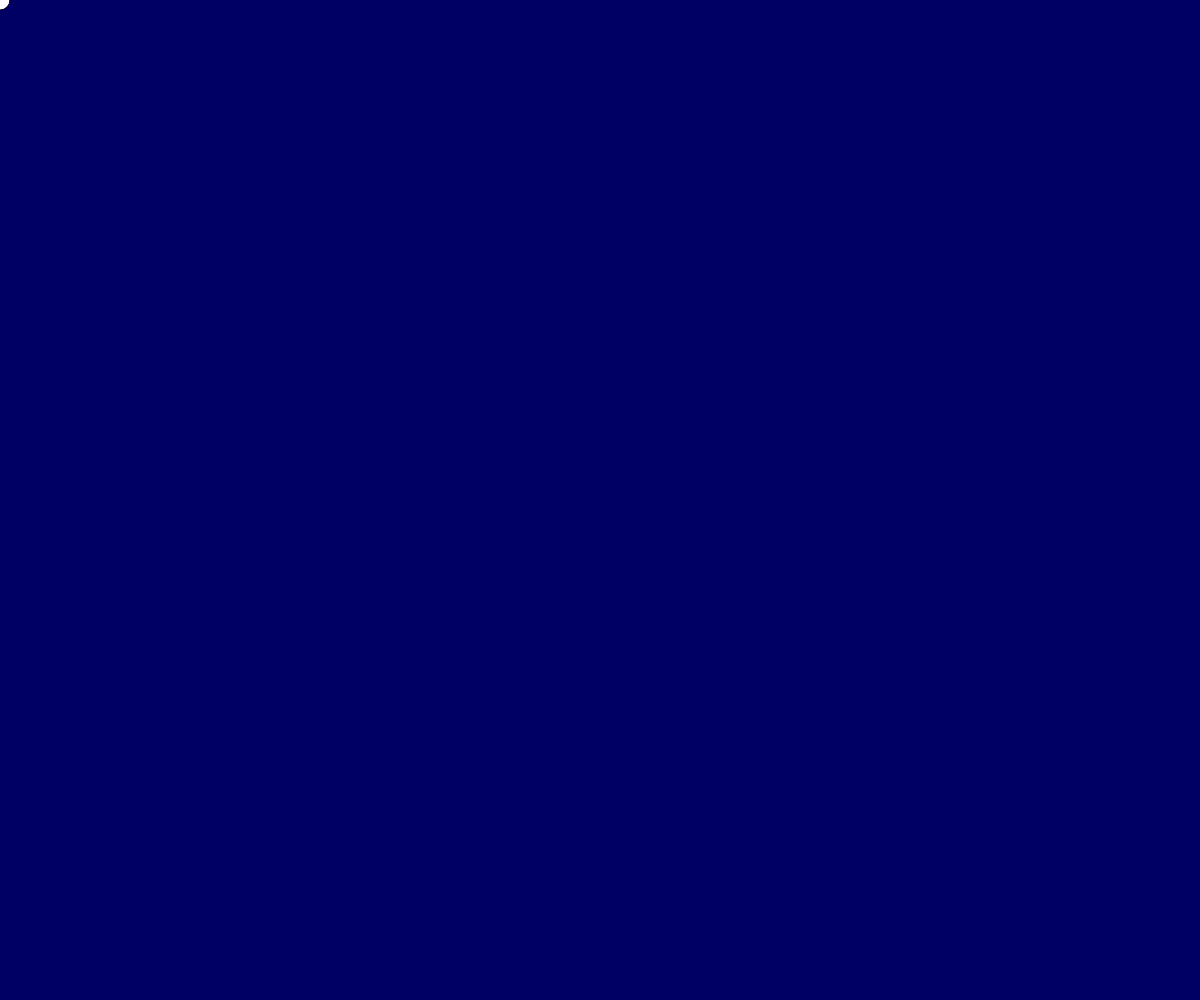
Frame 1 (no input)
Frame 60 (no input): blank canvas, image omitted
Frame 120 (the mouse pressed at the canvas centre since frame 60): blank canvas, image omitted

The p5.js sketch that drew this single still picture (run headless with seeded random() and noise() and a simulated clock; from frame 60 on, the mouse is pressed at the canvas centre):

// p5.js sketch
// ── sketch.js
function setup() {
  createCanvas(windowWidth, windowHeight);
  fill
  console.log("Hello.")
}

var balls = []

function draw() {
  background(mouseX, mouseY, 100);
  //noStroke()
  strokeWeight(1)
  circle(mouseX, mouseY, 20);
  noFill()
}
/*function draw() { 
  background(0)
  balls.forEach(ball => {
    ball.draw()
  })
}

function mouseClicked() {
  balls.push(new Ball(mouseX, mouseY, random(-5, 5), random(-5, 5)))
}

class Ball {
  constructor(x, y, speedX, speedY){
    this.x = x
    this.y = y
    this.speedX = speedX
    this.speedY = speedY
  }

  draw() {
    this.x += this.speedX
    this.y += this.speedY
    this.x = (this.x + width) % width
    this.y = (this.y + width) % height
    circle (this.x, this.y, 15)
  }
}*/
